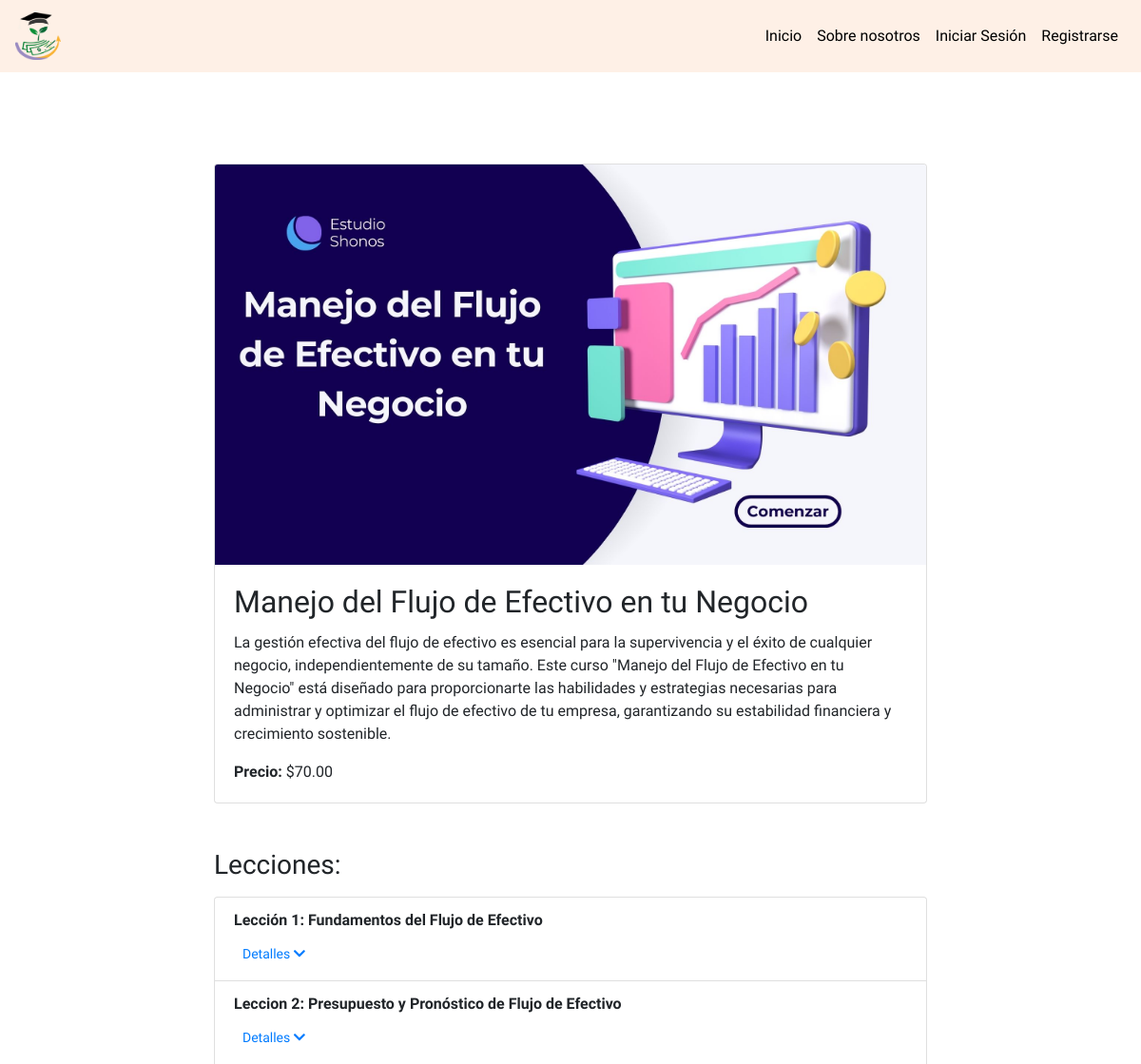
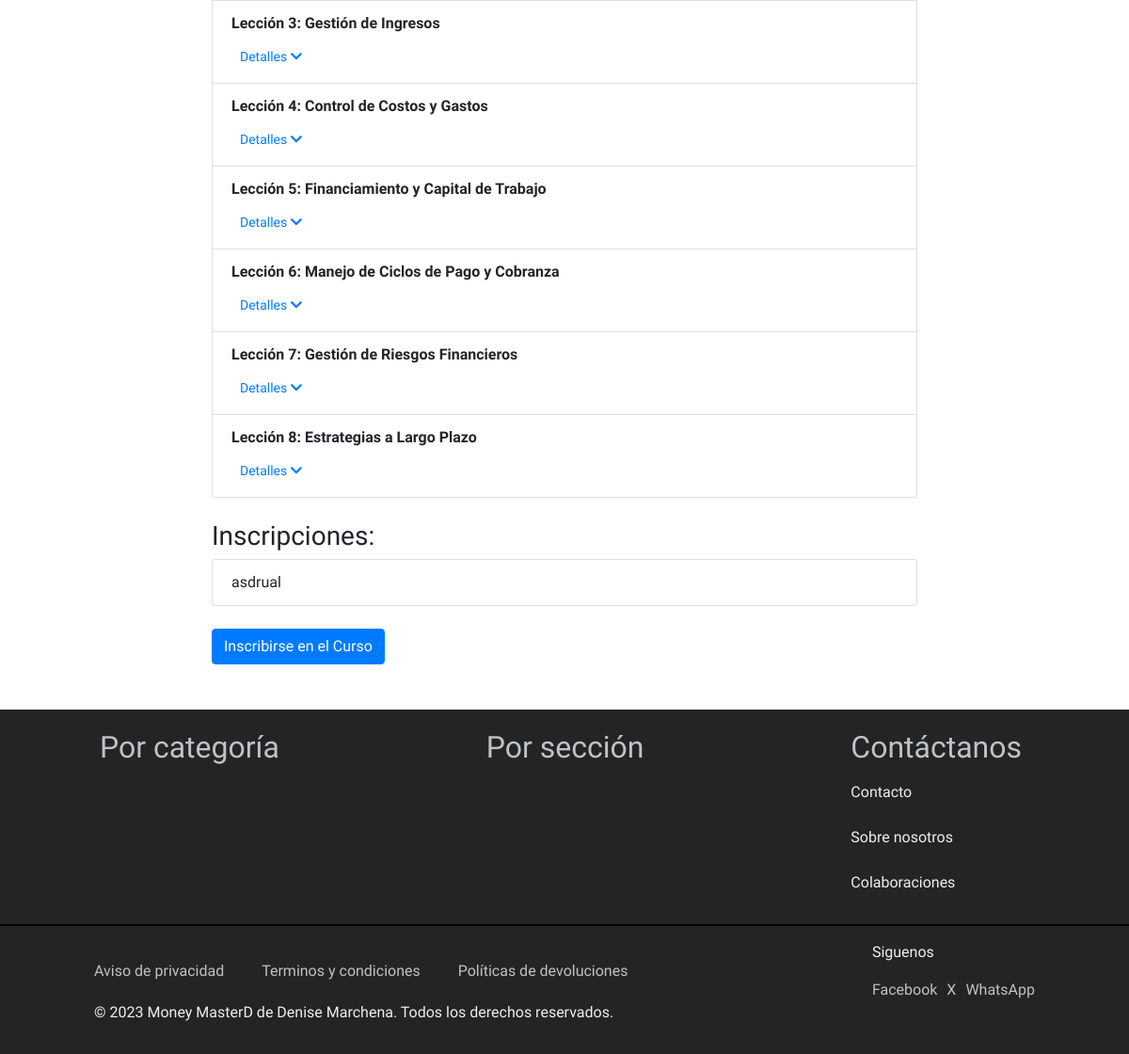
Screenshot of /contenido/curso/3/ with the database file from the repository (2 pictures, top to bottom).
### Money/models.py (models this page shows, shortened)
class Curso(models.Model):
    titulo = models.CharField(max_length=200)
    descripcion = models.TextField()
    CATEGORIAS_CHOICES = [
        ('EconomiaPersonal', 'Economía Personal'),
        ('FundamentosEmprendimiento', 'Fundamentos de Emprendimiento'),
        ('GestionFinancieraEmpresarial', 'Gestión Financiera Empresarial'),
        ('InversionesMercadosFinancieros', 'Inversiones y Mercados Financieros'),
        ('ImpuestosObligacionesLegales', 'Impuestos y Obligaciones Legales'),
        ('TecnologiaFinanzas', 'Tecnología y Finanzas'),
        ('DesarrolloHabilidadesSoft', 'Desarrollo de Habilidades Soft'),
        ('TendenciasActualidadFinanciera', 'Tendencias y Actualidad Financiera'),
    ]
    categoria = models.CharField(max_length=100, choices=CATEGORIAS_CHOICES, default='EconomiaPersonal')
    destacado = models.BooleanField(default=False)
    duracion = models.DurationField(null=True, blank=True)  # Duración total del curso
    fecha_creacion = models.DateTimeField(default=timezone.now)
    instructor = models.ForeignKey(User, on_delete=models.CASCADE, related_name='cursos_creados')
    precio = models.DecimalField(max_digits=10, decimal_places=2)
    imagen = models.ImageField(upload_to='cursos/', null=True, blank=True)
    vistas = models.PositiveIntegerField(default=0)
    lecciones_completadas = models.PositiveIntegerField(default=0)

class Leccion(models.Model):
    titulo = models.CharField(max_length=200)
    resumen = models.TextField(null=True, blank=True)  # Resumen de la lección
    duracion = models.DurationField(null=True, blank=True)  # Duración de la lección
    contenido = models.OneToOneField('Contenido', on_delete=models.CASCADE, related_name='leccion')
    curso = models.ForeignKey(Curso, on_delete=models.CASCADE, related_name='lecciones')
    orden = models.PositiveIntegerField()

class InscripcionCurso(models.Model):
    usuario = models.ForeignKey(User, on_delete=models.CASCADE)
    curso = models.ForeignKey(Curso, on_delete=models.CASCADE)
    fecha_inscripcion = models.DateTimeField(auto_now_add=True)
    completado = models.IntegerField(default=False)
    progreso = models.PositiveIntegerField(default=0)
    class Meta:
        unique_together = ('usuario', 'curso')

### Money/views.py (the view)
# urls.py: path('contenido/curso/<int:curso_id>/', views.detalle_curso, name='detalle_curso'),
def detalle_curso(request, curso_id):
    curso = Curso.objects.get(id=curso_id)
    lecciones = curso.lecciones.all()
    inscripciones = InscripcionCurso.objects.filter(curso=curso)
    return render(request, 'contenido/detalle_curso.html', {'curso': curso, 'lecciones': lecciones, 'inscripciones': inscripciones})

### Money/templates/contenido/detalle_curso.html (shortened to what this page needs)
{% extends 'base.html' %}
{% block extra_head %}
<link rel="stylesheet" href="https://cdnjs.cloudflare.com/ajax/libs/font-awesome/5.15.1/css/all.min.css">
{% endblock %}
{% block content %}
<div class="container mt-5">
    <div class="row">
        <div class="col-md-8 offset-md-2">
            <div class="card mb-4">
              <img src="{{ curso.imagen.url }}" alt="{{ curso.titulo }}" class="card-img-top" style="max-width: 100%; height: auto;">
                <div class="card-body">
                    <h2 class="card-title">{{ curso.titulo }}</h2>
                    <p class="card-text">{{ curso.descripcion }}</p>
                    <p class="card-text"><strong>Precio:</strong> ${{ curso.precio }}</p>
                </div>
            </div>
        </div>
    </div>
    <div class="row mt-4">
        <div class="col-md-8 offset-md-2">
            <h3 class="mb-3">Lecciones:</h3>
            <div class="list-group">
                {% for leccion in lecciones %}
                    <div class="list-group-item">
                        <div class="d-flex justify-content-between align-items-center">
                            <a href="{% url 'contenido_leccion' leccion.id %}" class="custom-link font-weight-bold">{{ leccion.titulo }}</a>
                        </div>
                        <div class="mt-2 d-flex justify-content-between align-items-center">
                            <button class="btn btn-link btn-sm" type="button" data-toggle="collapse" data-target="#detalleLeccion{{ leccion.id }}" aria-expanded="false">
                                Detalles <i class="fas fa-chevron-down detail-icon"></i>
                            </button>
                        </div>
                    </div>
                {% endfor %}
            </div>
        </div>
    </div>
    <div class="row mt-4">
        <div class="col-md-8 offset-md-2">
            <h3>Inscripciones:</h3>
            <ul class="list-group">
                {% for inscripcion in inscripciones %}
                    <li class="list-group-item d-flex justify-content-between align-items-center">
                        <span>{{ inscripcion.usuario.username }}</span>
                    </li>
                {% endfor %}
            </ul>
        </div>
    </div>
    {% if user != curso.instructor %}
        <div class="row mt-4">
            <div class="col-md-8 offset-md-2">
                <a href="{% url 'inscribir_curso' curso_id=curso.id %}" class="btn btn-primary">Inscribirse en el Curso</a>
            </div>
        </div>
    {% endif %}
</div>
<br>
<br>
{% endblock %}

### Money/templates/base.html (style rules this page uses)
body { font-family: 'Scope One', serif; background-color: #fff; display: flex; flex-direction: column; align-items: stretch; min-height: 100vh; }
.container { display: flex; flex-direction: column; flex-grow: 2; background-color: #fff; padding: 0; }

### Money/templates/contenido/detalle_curso.html (style rules this page uses)
.custom-link { color: inherit; text-decoration: none; }

### rows the page displays
Curso: imagen (picture), titulo "Manejo del Flujo de Efectivo en tu Negocio", descripcion "La gestión efectiva del flujo de efectivo es esencial para la supervivencia y el éxito de cualquier negocio, independientemente de su tamaño. Este curso \"Manejo del Flujo de Efectivo en tu Negocio\" está diseñado para proporcionarte las habilidades y estrategias necesarias para administrar y optimizar el flujo de efectivo de tu empresa, garantizando su estabilidad financiera y crecimiento sostenible.", precio "70.00"
Leccion: titulo "Lección 1: Fundamentos del Flujo de Efectivo"
Leccion: titulo "Leccion 2: Presupuesto y Pronóstico de Flujo de Efectivo"
Leccion: titulo "Lección 3: Gestión de Ingresos"
Leccion: titulo "Lección 4: Control de Costos y Gastos"
Leccion: titulo "Lección 5: Financiamiento y Capital de Trabajo"
Leccion: titulo "Lección 6: Manejo de Ciclos de Pago y Cobranza"
Leccion: titulo "Lección 7: Gestión de Riesgos Financieros"
Leccion: titulo "Lección 8: Estrategias a Largo Plazo"
InscripcionCurso: usuario.username "asdrual"
